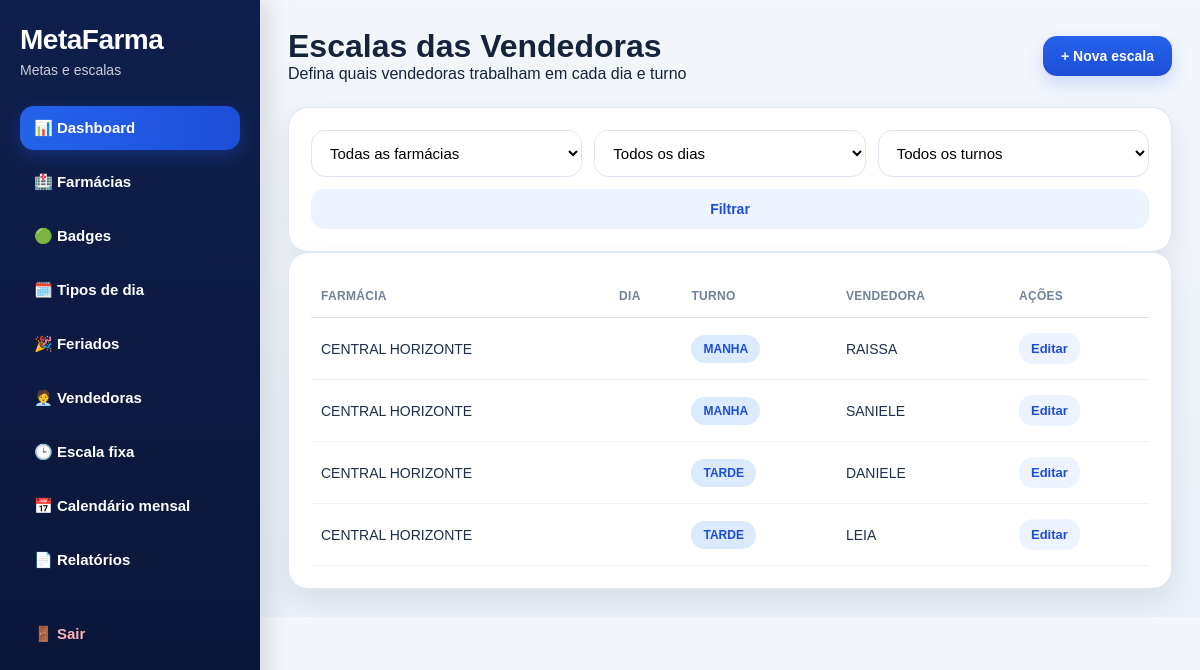
/escalas-vendedoras/ (signed in), run on the app's committed database.
### app/models.py (models this page shows, shortened)
class EscalaVendedora(db.Model):
    __tablename__ = "escalas_vendedoras"
    id = db.Column(db.Integer, primary_key=True)
    farmacia_id = db.Column(db.Integer, db.ForeignKey("farmacias.id"), nullable=False, index=True)
    vendedora_id = db.Column(db.Integer, db.ForeignKey("vendedoras.id"), nullable=False, index=True)
    turno = db.Column(db.String(20), nullable=False, index=True)  # manha / tarde
    status = db.Column(db.String(20), default="ativa")
    observacao = db.Column(db.String(255), nullable=True)
    criado_em = db.Column(db.DateTime, default=agora_brasil)

class Farmacia(db.Model):
    __tablename__ = "farmacias"
    id = db.Column(db.Integer, primary_key=True)
    nome = db.Column(db.String(150), nullable=False)
    responsavel = db.Column(db.String(150), nullable=True)
    cidade = db.Column(db.String(100), nullable=True)
    telefone = db.Column(db.String(30), nullable=True)
    status = db.Column(db.String(20), default="ativa")
    observacao = db.Column(db.String(255), nullable=True)
    criado_em = db.Column(db.DateTime, default=agora_brasil)
    metas = db.relationship("Meta", backref="farmacia", lazy=True, cascade="all, delete-orphan")
    equipes = db.relationship("Equipe", backref="farmacia", lazy=True, cascade="all, delete-orphan")
    vendedoras = db.relationship("Vendedora", backref="farmacia", lazy=True, cascade="all, delete-orphan")
    configuracoes_dia = db.relationship("ConfiguracaoDia", backref="farmacia", lazy=True, cascade="all, delete-orphan")
    escalas_vendedoras = db.relationship("EscalaVendedora", backref="farmacia", lazy=True, cascade="all, delete-orphan")
    calendarios_vendedoras = db.relationship("CalendarioVendedora", backref="farmacia", lazy=True, cascade="all, delete-orphan")
    feriados = db.relationship("Feriado", backref="farmacia", lazy=True, cascade="all, delete-orphan")

class Vendedora(db.Model):
    __tablename__ = "vendedoras"
    id = db.Column(db.Integer, primary_key=True)
    farmacia_id = db.Column(db.Integer, db.ForeignKey("farmacias.id"), nullable=False, index=True)
    nome = db.Column(db.String(120), nullable=False)
    telefone = db.Column(db.String(30), nullable=True)
    status = db.Column(db.String(20), default="ativa")
    observacao = db.Column(db.String(255), nullable=True)
    criado_em = db.Column(db.DateTime, default=agora_brasil)
    escalas = db.relationship("EscalaVendedora", backref="vendedora", lazy=True, cascade="all, delete-orphan")
    calendarios = db.relationship("CalendarioVendedora", backref="vendedora", lazy=True, cascade="all, delete-orphan")

### app/routes/escalas_vendedoras.py (the view)
@escalas_vendedoras_bp.route("/")
@login_required
def listar():
    farmacia_id = request.args.get("farmacia_id", type=int)
    turno = request.args.get("turno", "").strip()
    query = EscalaVendedora.query.join(Farmacia).join(Vendedora)
    if farmacia_id:
        query = query.filter(EscalaVendedora.farmacia_id == farmacia_id)
    if turno:
        query = query.filter(EscalaVendedora.turno == turno)
    escalas = query.order_by(
        EscalaVendedora.farmacia_id.asc(),
        EscalaVendedora.turno.asc(),
        EscalaVendedora.id.asc()
    ).all()
    farmacias = Farmacia.query.order_by(Farmacia.nome.asc()).all()
    return render_template(
        "escalas_vendedoras/listar.html",
        escalas=escalas,
        farmacias=farmacias,
        farmacia_id=farmacia_id,
        turno=turno,
        turnos=TURNOS
    )

### app/templates/escalas_vendedoras/listar.html (shortened to what this page needs)
{% extends "base.html" %}
{% block content %}
<div class="page-header">
    <div>
        <h1>Escalas das Vendedoras</h1>
        <p>Defina quais vendedoras trabalham em cada dia e turno</p>
    </div>
    <a href="{{ url_for('escalas_vendedoras.nova') }}" class="btn btn-primary">+ Nova escala</a>
</div>
<div class="card">
    <form method="GET" class="filter-bar filter-bar-4">
        <select name="farmacia_id">
            <option value="">Todas as farmácias</option>
        </select>
        <select name="dia_semana">
            <option value="">Todos os dias</option>
        </select>
        <select name="turno">
            <option value="">Todos os turnos</option>
        </select>
        <button type="submit" class="btn btn-secondary">Filtrar</button>
    </form>
</div>
<div class="card">
    {% if escalas %}
    <div class="table-responsive">
        <table>
            <thead>
                <tr>
                    <th>Farmácia</th>
                    <th>Dia</th>
                    <th>Turno</th>
                    <th>Vendedora</th>
                    <th width="140">Ações</th>
                </tr>
            </thead>
            <tbody>
                {% for escala in escalas %}
                <tr>
                    <td>{{ escala.farmacia.nome }}</td>
                    <td>{{ escala.dia_semana }}</td>
                    <td><span class="badge badge-info">{{ escala.turno }}</span></td>
                    <td>{{ escala.vendedora.nome }}</td>
                    <td>
                        <a href="{{ url_for('escalas_vendedoras.editar', escala_id=escala.id) }}" class="btn btn-small btn-secondary">Editar</a>
                    </td>
                </tr>
                {% endfor %}
            </tbody>
        </table>
    </div>
    {% else %}
        <p class="empty-state">Nenhuma escala de vendedora cadastrada ainda.</p>
    {% endif %}
</div>
{% endblock %}

### app/static/css/style.css (style rules this page uses)
* { margin: 0; padding: 0; box-sizing: border-box; }
:root { --bg: #eef3f9; --sidebar: #0f1f4d; --sidebar-dark: #0a1535; --card: #ffffff; --primary: #2563eb; --primary-dark: #1d4ed8; --text: #15233c; --muted: #64748b; --border: #dbe4f0; --success: #16a34a; --danger: #dc2626; --warning: #d97706; --info-bg: #dbeafe; --info-text: #1d4ed8; --success-bg: #dcfce7; --danger-bg: #fee2e2; --warning-bg: #fef3c7; --shadow: 0 12px 28px rgba(15, 23, 42, 0.08); --shadow-soft: 0 6px 18px rgba(15, 23, 42, 0.06); --radius: 20px; }
body { font-family: Arial, Helvetica, sans-serif; background: linear-gradient(180deg, #f3f6fb 0%, #eaf0f8 100%); color: var(--text); }
a { text-decoration: none; }
.page-header { display: flex; align-items: center; justify-content: space-between; gap: 16px; margin-bottom: 24px; flex-wrap: wrap; }
.card { background: var(--card); border-radius: var(--radius); box-shadow: var(--shadow); padding: 22px; border: 1px solid rgba(219, 228, 240, 0.85); }
input, select, textarea { width: 100%; border: 1px solid var(--border); border-radius: 14px; padding: 13px 14px; outline: none; font-size: 15px; background: #fff; transition: .2s ease; }
.btn { border: none; border-radius: 14px; padding: 12px 18px; cursor: pointer; font-weight: 800; font-size: 14px; display: inline-flex; align-items: center; justify-content: center; transition: .2s ease; }
.btn-primary { background: linear-gradient(180deg, var(--primary) 0%, var(--primary-dark) 100%); color: #fff; box-shadow: 0 8px 18px rgba(37, 99, 235, 0.18); }
.btn-secondary { background: #eef4ff; color: var(--primary-dark); }
.btn-small { padding: 8px 12px; font-size: 13px; }
.table-responsive { width: 100%; overflow-x: auto; }
table { width: 100%; border-collapse: collapse; }
thead th { text-align: left; padding: 14px 10px; border-bottom: 1px solid var(--border); color: #70819a; font-size: 12px; text-transform: uppercase; font-weight: 800; letter-spacing: .3px; }
tbody td { padding: 15px 10px; border-bottom: 1px solid #edf2f7; font-size: 14px; color: #1f2f4a; }
.badge { display: inline-block; padding: 7px 12px; border-radius: 999px; font-size: 12px; font-weight: 800; text-transform: uppercase; }
.badge-info { background: var(--info-bg); color: var(--info-text); }
.filter-bar { display: flex; gap: 12px; flex-wrap: wrap; }
.filter-bar input, .filter-bar select { flex: 1; min-width: 220px; }
.filter-bar-4 > * { flex: 1; min-width: 180px; }

### data on the page
EscalaVendedora: farmacia.nome "CENTRAL HORIZONTE", turno "MANHA", vendedora.nome "RAISSA"
EscalaVendedora: farmacia.nome "CENTRAL HORIZONTE", turno "MANHA", vendedora.nome "SANIELE"
EscalaVendedora: farmacia.nome "CENTRAL HORIZONTE", turno "TARDE", vendedora.nome "DANIELE"
EscalaVendedora: farmacia.nome "CENTRAL HORIZONTE", turno "TARDE", vendedora.nome "LEIA"
